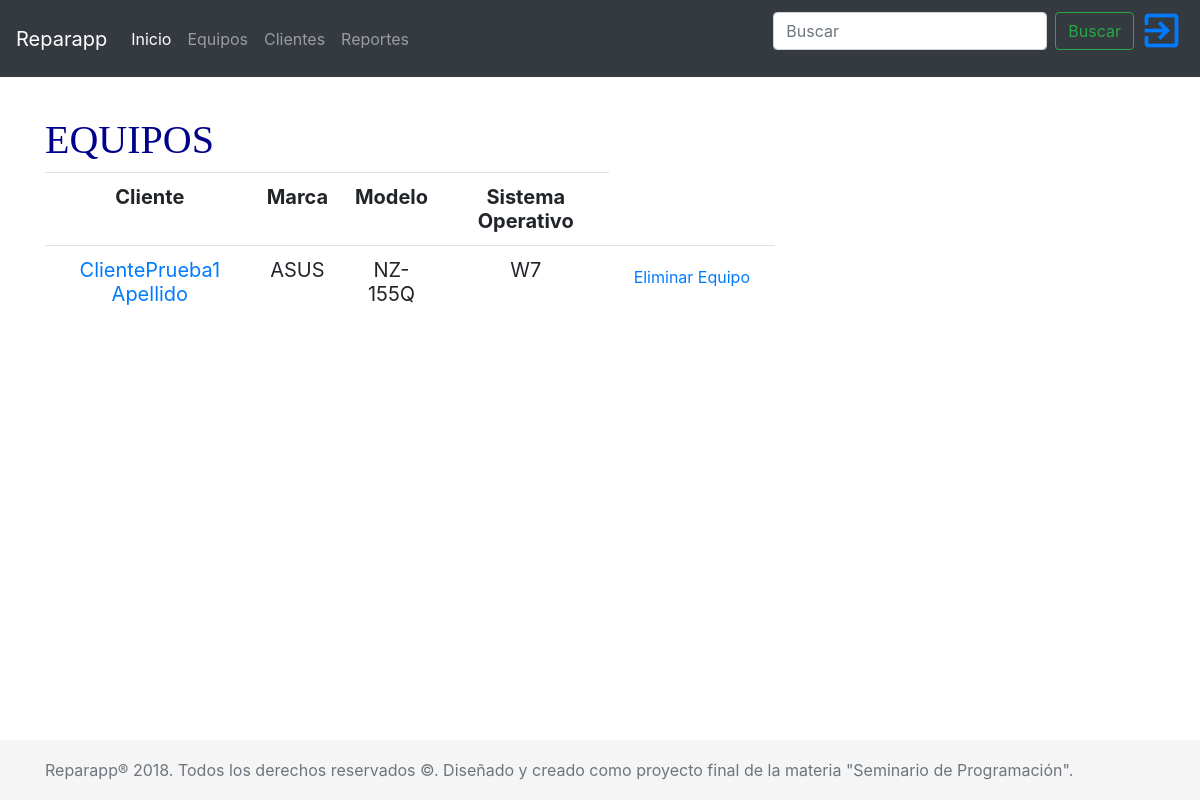
The page /equipo/ on the database as committed earlier.
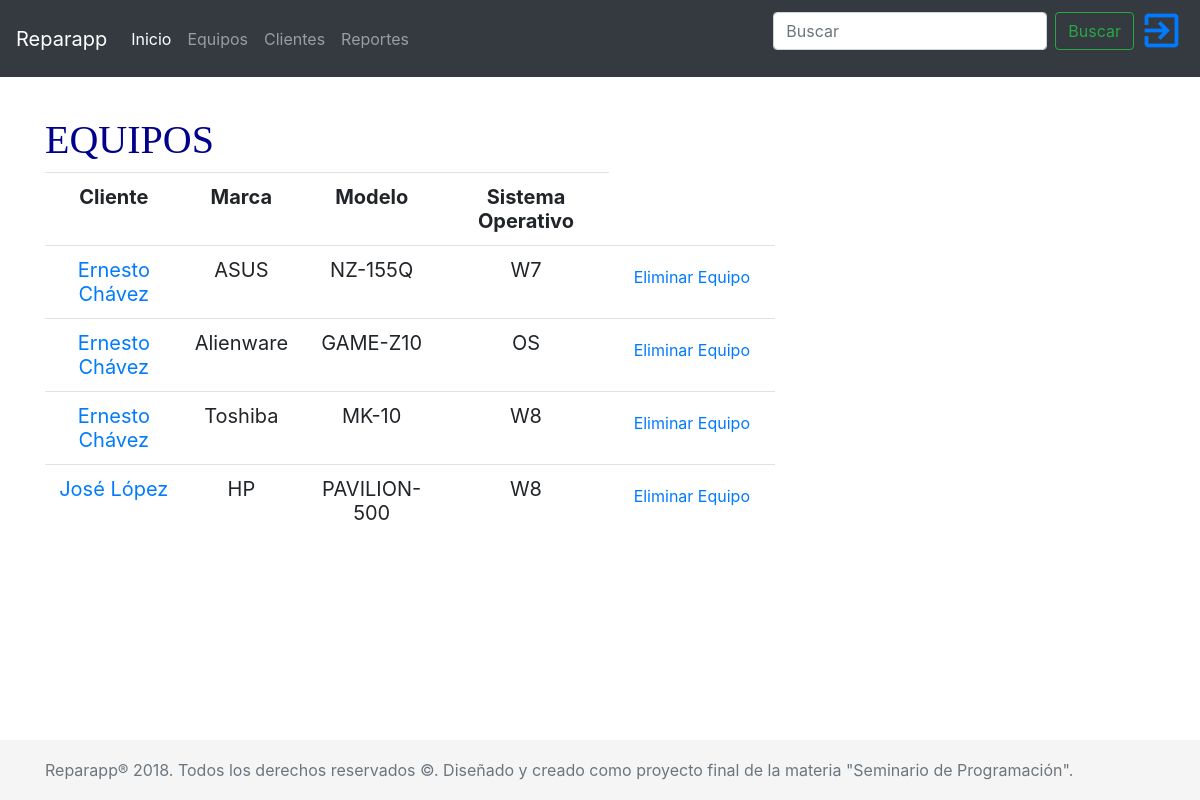
The same page on the database as committed later.
### reparapp/models.py (models this page shows, shortened)
class Equipo(models.Model):
    SISTEMAS_OPERATIVOS = (
        ('W10', 'Windows 10'),
        ('W8', 'Windows 8'),
        ('W7', 'Windows 7'),
        ('WV', 'Windows Vista'),
        ('WXP', 'Windows XP'),
        ('LINUX', 'LINUX'),
        ('OS', 'Mac OS'),
        ('UNIX', 'UNIX'),
        ('WV', 'Windows Vista'),
        ('O', 'Otro'),
    )
    INDEFINIDO = 'INDEFINIDO'
    cliente = models.ForeignKey('Cliente', on_delete=models.CASCADE)
    marca = models.CharField(max_length=30)
    modelo = models.CharField(max_length=30)
    sistema_operativo = models.CharField(
        max_length=10,
        choices=SISTEMAS_OPERATIVOS,
        default=INDEFINIDO,
    )

class Cliente(models.Model):
    nombre = models.CharField(max_length=30)
    apellido = models.CharField(max_length=40)
    correo = models.EmailField()
    telefono = PhoneNumberField()
    def __str__(self):
        return (self.nombre + " " + self.apellido)

### reparapp/views.py (the view)
# urls.py: re_path(r'^equipo/$', views.equipo_list, name='equipo_list'),
def equipo_list(request):
    equipos = Equipo.objects.order_by('pk')
    return render(request, 'reparapp/equipo_list.html', {'equipos': equipos})

### reparapp/templates/reparapp/equipo_list.html
{% extends 'reparapp/base.html' %}
{% block content %}
<h1>EQUIPOS</h1>
<table class="table table-hover text-center" style="font-size: 20px;">
    <tr class="text-center">
        <th class="text-center">Cliente</th>
        <th class="text-center">Marca</th>
        <th class="text-center">Modelo</th>
        <th class="text-center">Sistema Operativo</th>
    </tr>
    {% for equipo in equipos %}
    <tr>
        <td>
            <a href="{% url 'cliente_detail' pk=equipo.cliente.pk %}">{{ equipo.cliente }}</a>
        </td>
        <td>{{equipo.marca}}</td>
        <td>{{ equipo.modelo }}</td>
        <td>{{equipo.sistema_operativo}}</td>
        <td>
            <a class="btn btn-default" href="{% url 'equipo_remove' pk=equipo.pk %}">
                <span class="glyphicon glyphicon-remove">Eliminar Equipo</span>
            </a>
        </td>
    </tr>
    {%endfor%}
</table>
{% endblock %}

Rows that differ between the two databases and show on the page:
changed through a linked row, Equipo "ASUS": cliente "ClientePrueba1 Apellido" → "Ernesto Chávez"
added Equipo: cliente "Ernesto Chávez", marca "Alienware", modelo "GAME-Z10", sistema_operativo "OS"
added Equipo: cliente "Ernesto Chávez", marca "Toshiba", modelo "MK-10", sistema_operativo "W8"
added Equipo: cliente "José López", marca "HP", modelo "PAVILION-500", sistema_operativo "W8"
